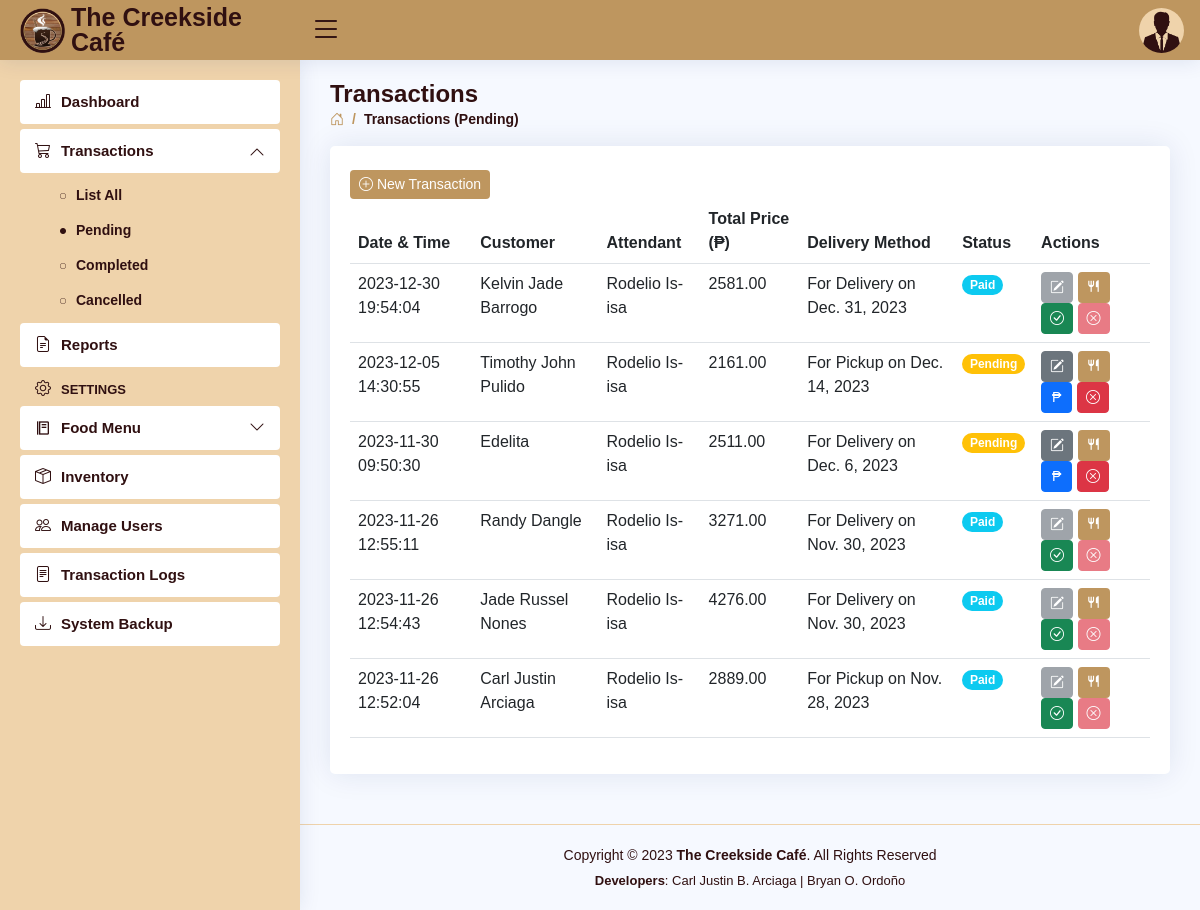
The app's page /transactions-pending.php (signed in), older data.
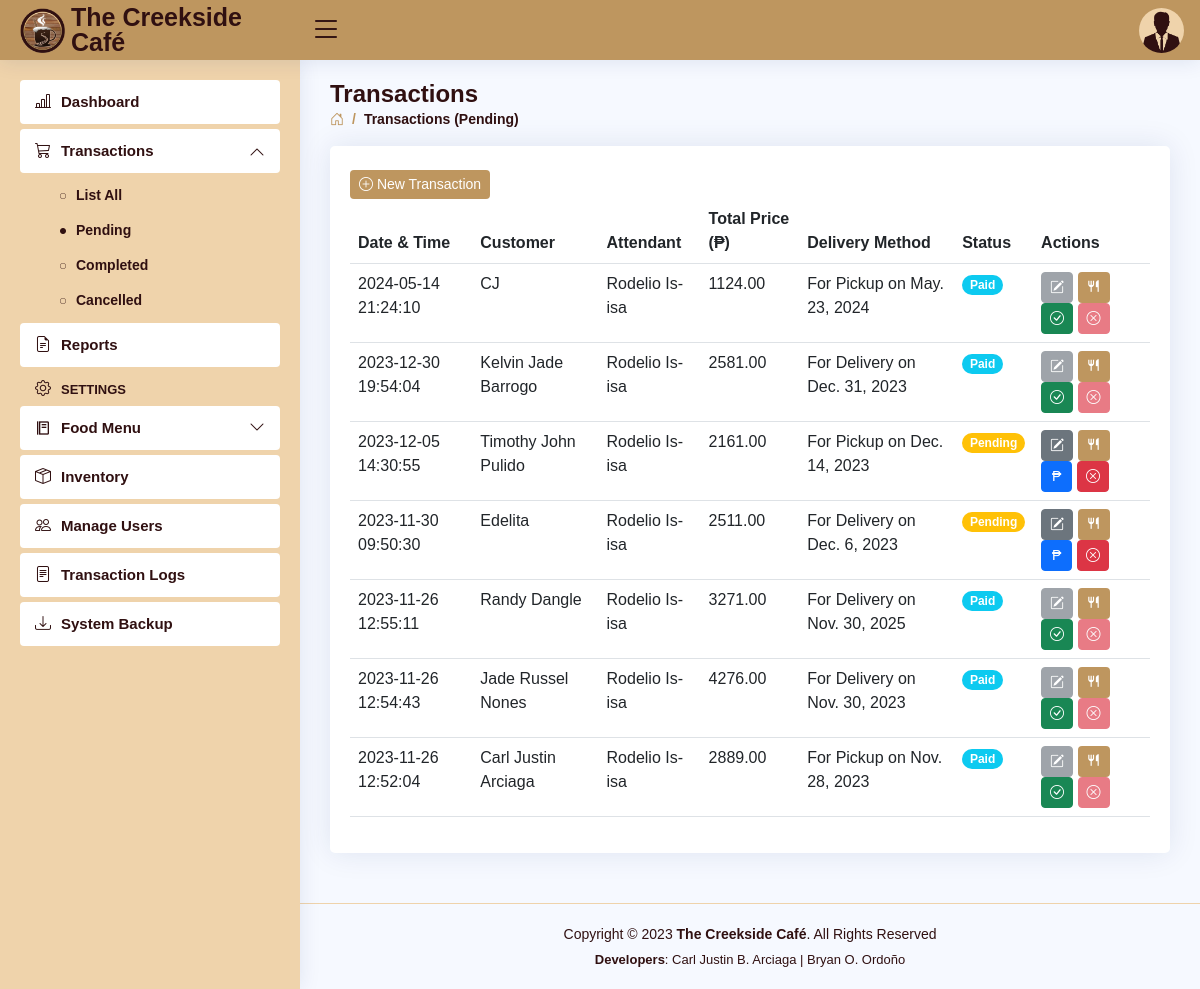
The same page, newer data.
### tables this page shows
CREATE TABLE `users` (
  `user_id` int(11) NOT NULL AUTO_INCREMENT,
  `role` varchar(5) DEFAULT NULL,
  `fname` varchar(30) DEFAULT NULL,
  `mname` varchar(30) DEFAULT NULL,
  `lname` varchar(30) DEFAULT NULL,
  `bdate` date DEFAULT NULL,
  `sex` varchar(6) DEFAULT NULL,
  `province` varchar(15) DEFAULT NULL,
  `municipality` varchar(30) DEFAULT NULL,
  `barangay` varchar(30) DEFAULT NULL,
  `contact_no` varchar(11) DEFAULT NULL,
  `email` varchar(50) DEFAULT NULL,
  `username` varchar(50) DEFAULT NULL,
  `password` varchar(50) DEFAULT NULL,
  PRIMARY KEY (`user_id`)
);

CREATE TABLE `transactions` (
  `trans_id` int(11) NOT NULL AUTO_INCREMENT,
  `date` datetime NOT NULL DEFAULT current_timestamp(),
  `customer` varchar(30) NOT NULL,
  `total_price` decimal(10,2) NOT NULL,
  `user_id` int(11) NOT NULL,
  `status` varchar(11) NOT NULL,
  `delivery_method` varchar(20) NOT NULL,
  `delivery_date` date DEFAULT NULL,
  `date_paid` datetime NOT NULL,
  `date_delivered` datetime NOT NULL,
  `date_cancelled` datetime NOT NULL,
  PRIMARY KEY (`trans_id`)
);

### transactions-pending.php (the view, shortened to what the changed rows need)
<!DOCTYPE html>
<html lang="en">
<head>
<?php
    include 'includes/links.php';
    include 'includes/header.php';
 ?>
</head>
<body>
  <main id="main" class="main">
    <div class="pagetitle">
      <h1>Transactions</h1>
    </div>
    <section class="section">
          <div class="card">
            <div class="card-body">
              <br>
              <table class="table table-hover datatable" id="transactions_table">
                <thead>
                  <tr>
                    <th scope="col">Date & Time</th>
                    <th scope="col">Customer</th>
                    <th scope="col">Attendant</th>
                    <th scope="col">Total Price (₱)</th>
                    <th scope="col">Delivery Method</th>
                    <th scope="col">Status</th>
                    <th scope="col">Actions</th>
                  </tr>
                </thead>
                <tbody>
  <?php
    include 'connection.php';
    $query = "SELECT transactions.*, concat(users.fname,' ',users.lname) as attendant FROM `transactions` LEFT JOIN `users` ON transactions.user_id = users.user_id WHERE status = 'Pending' || status = 'Paid' ORDER BY date DESC";
    $result = $con->query($query);
    if ($result) {
      while ($row = $result->fetch_assoc()) {
        $trans_id = $row['trans_id'];
        $customer = $row['customer'];
        $total_price = $row['total_price'];
        $attendant = $row['attendant'];
        $date = $row['date'];
        $delivery_date = $row['delivery_date'];
        $delivery_method = $row['delivery_method'];
        $status = $row['status'];?>
<?php
$dbDate = $delivery_date;
$newDate = new DateTime($dbDate);
$formattedDate = $newDate->format("M. j, Y");
?>
                  <tr>
                    <td><?php echo $date ?></td>
                    <td><?php echo $customer ?></td>
                    <td><?php echo $attendant ?></td>
                    <?php if ($total_price == '0.00') { ?>
                      <td></td>
                    <?php } else { ?>
                    <td><?php echo $total_price ?></td>
                    <?php } ?>
                    <?php if ($delivery_date == '0000-00-00' || $delivery_date == NULL) { ?>
                      <td></td>
                    <?php } else { ?>
                    <td><?php echo $delivery_method; echo ' on '; echo $formattedDate ?></td>
                    <?php } ?>
                    <?php if ($status == 'Pending') { ?>
                    <td><font class="badge bg-warning rounded-pill"><b><?php echo $status ?></b></font></td>
                    <?php
                    } elseif ($status == 'Paid') { ?>
                    <td><font class="badge bg-info rounded-pill"><b><?php echo $status ?></b></font></td>
                    <?php } ?>
                    <td>
                      <button class="btn btn-secondary btn-sm " data-bs-toggle="modal" data-bs-target="#editCustomer-<?php echo $trans_id ?>" <?php echo ($status == 'Paid') ? 'disabled' : '' ?>><i class="bi bi-pencil-square"></i> </button>
                      <?php if ($status == 'Paid') { ?>
                        <button class="btn btn2 btn-sm " data-bs-toggle="modal" data-bs-target="#viewDishes-<?php echo $trans_id ?>"><i class="ri ri-restaurant-fill"></i> </button>
                      <?php } else { ?>
                        <button class="btn btn2 btn-sm " data-bs-toggle="modal" data-bs-target="#addDishes-<?php echo $trans_id ?>"><i class="ri ri-restaurant-fill"></i> </button>
                      <?php } ?>
                      <button class="btn btn-primary btn-sm paid-btn" data-bs-toggle="modal" data-bs-target="#paid-<?php echo $trans_id ?>" <?php echo ($total_price == 0.00) ? 'disabled' : '' ?> <?php echo ($status == 'Paid') ? 'hidden' : '' ?>><font style="padding: 2px;">₱</font></button>
                      <button class="btn btn-success btn-sm complete-btn" data-bs-toggle="modal" data-bs-target="#completeOrder-<?php echo $trans_id ?>" <?php echo ($status == 'Pending') ? 'hidden' : '' ?>><i class="bi bi-check-circle"></i></button>
                      <button class="btn btn-danger btn-sm " data-bs-toggle="modal" data-bs-target="#cancelOrder-<?php echo $trans_id ?>" <?php echo ($status == 'Paid') ? 'disabled' : '' ?>><i class="bi bi-x-circle"></i></button>
                    </td>
                  </tr>
    <?php }
  } ?>
                </tbody>
              </table>
            </div>
          </div>
    </section>
  </main>
</body>
</html>

### includes/header.php (shortened to what the changed rows need)
<header id="header" class="header fixed-top d-flex align-items-center">
  <nav class="header-nav ms-auto">
  <?php
      include 'connection.php';
      $username = $_SESSION['username'];
      $query = "SELECT * FROM users WHERE username = '$username'";
      $result = $con->query($query);
      if ($result) {
        while ($row = $result->fetch_assoc()) {
          $sex = $row['sex'];
          ?>
    <ul class="d-flex align-items-center">
      <li class="nav-item dropdown pe-3">
        <a class="nav-link nav-profile d-flex align-items-center pe-0" href="#" data-bs-toggle="dropdown">
          <?php
            if ($sex === 'Male') {
                echo '<img src="assets/img/Male.png" alt="Profile" class="rounded-circle">';
            } elseif ($sex === 'Female') {
                echo '<img src="assets/img/Female.png" alt="Profile" class="rounded-circle">';
            }
          ?>
        </a>
  <?php
        }
      }
  ?>
      </li>
    </ul>
  </nav>
</header>

Row changes from the older to the newer data that the page shows:
now on this page (row edited): transactions: date "2024-05-14 21:24:10", customer "CJ", attendant "Rodelio Is-isa", total_price "1124.00", delivery_method "For Pickup", delivery_date "May. 23, 2024", status "Paid"
changed transactions "Randy Dangle": delivery_date "Nov. 30, 2023" → "Nov. 30, 2025"
